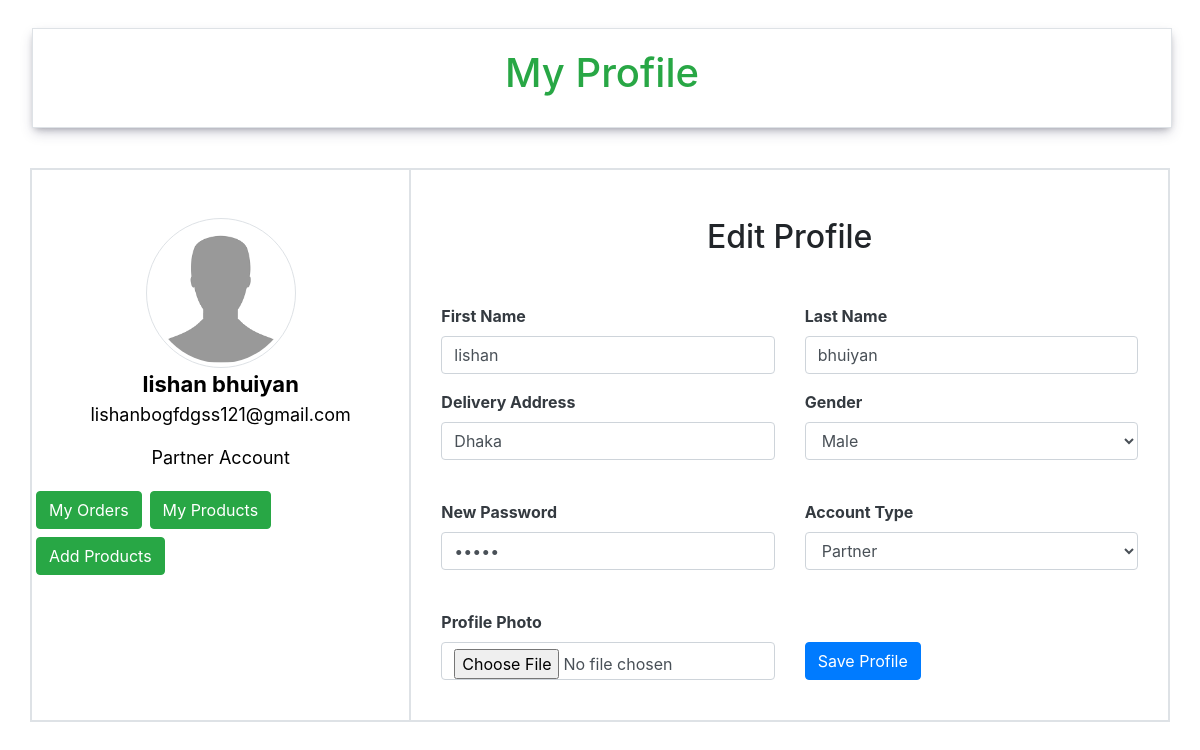
Page /myAccount.php (signed in) on the committed database.
### tables this page shows
CREATE TABLE `users` (
  `ID` int(11) NOT NULL,
  `Date` timestamp NOT NULL DEFAULT current_timestamp(),
  `FirstName` varchar(50) NOT NULL,
  `LastName` varchar(50) NOT NULL,
  `EmailAddress` varchar(255) NOT NULL,
  `PhoneNumber` varchar(20) NOT NULL,
  `Gender` text NOT NULL,
  `AccountType` text NOT NULL,
  `Password` varchar(255) NOT NULL,
  `UserAddress` varchar(255) NOT NULL,
  `account_status` varchar(20) NOT NULL DEFAULT 'pending'
);

### myAccount.php (the view, shortened to what this page needs)
<?php
$conn = mysqli_connect('localhost', 'root', '', 'project');
$user_id = $_SESSION['ID'];
$sql = "SELECT * FROM users WHERE ID = '$user_id'";
$result = mysqli_query($conn, $sql);
if (mysqli_num_rows($result) > 0) {
    $row = mysqli_fetch_assoc($result);
}
?>
<!DOCTYPE html>
<html lang="en">
<head>
    <link rel="stylesheet" href="CSS/myAccount.css">
    <link rel="stylesheet" href="https://cdn.jsdelivr.net/npm/bootstrap@4.3.1/dist/css/bootstrap.min.css"
>
</head>
<body>
    <div class="container">
    <div id="title" class=" border text-center text-success mt-30">
        <h1>My Profile</h1>
        </div>
        <div class="row border  mt-5 mb-5">
            <div class="col-lg-4 border ">
                <?php
                if ($row['Gender'] == "Male") {
                    $profile = "Resources/Images/male_profile.png";
                } else {
                    $profile = "Resources/Images/female_profile.jpg";
                }
                echo "<div class='row  mt-5'>";
                echo "<img class='img-fluid rounded-circle img-thumbnail mx-auto' width='150' height='150'  src='" . $profile . "' alt='" . $row['FirstName'] . "' width='200' height='200'>";
                echo "</div>";
                echo "<div class='row'>";
                echo "<p class='mx-auto m-0' style='color:black; font-weight:bold; font-size:22px'>" . $row['FirstName'] . " " . $row['LastName'] . "</p>";
                echo "</div>";
                echo "<div class='row m-0'>";
                echo "<p class='mx-auto' style='color:black; font-weight:light; font-size:18px'>" . $row['EmailAddress'] . "</p>";
                echo "</div>";
                $accountType = $row['AccountType'];
                if($accountType == 'User') {
                    echo "<div class='row m-0'>";
                    echo "<p class='mx-auto' style='color:black; font-weight:light; font-size:18px'>" . "User Account "  . "</p>";
                    echo "</div>";
                    echo "<div class='row mx-auto'>";
                    echo "<a class='btn btn-success m-1' href='MyOrders.php'>My Orders</a>";
                    echo "<a class='btn btn-success m-1' href='MyProducts.php'>My Cart</a>";
                    echo "</div>";
                } else {
                    echo "<div class='row m-0'>";
                    echo "<p class='mx-auto' style='color:black; font-weight:light; font-size:18px'>" . "Partner Account "  . "</p>";
                    echo "</div>";
                    echo "<div class='row'>";
                    echo "<a class='btn btn-success m-1' href='MyOrders.php'>My Orders</a>";
                    echo "<a class='btn btn-success m-1' href='MyProducts.php'>My Products</a>";
                    echo "<a class='btn btn-success m-1' href='addproduct.php'>Add Products</a>";
                    echo "</div>";
                }
                ?>
            </div>
            <div class="col-lg-8 border ">
                <div class="container">
                    <div class="row">
                        <h2 class="mx-auto m-5">Edit Profile</h2>
                    </div>
                    <form class="row" method="POST" enctype="multipart/form-data">
                        <div class="col-6">
                            <div class="form-group">
                                <label class="font-weight-bold text-dark" for="product_name">First Name</label>
                                <input type="text" class="form-control" name="FirstName" value=<?php echo $row['FirstName'] ?>>
                            </div>
                            <div class="form-group">
                                <label class="font-weight-bold text-dark" for="">Delivery Address</label><br>
                                <input type="text" class="form-control" name="UserAddress" value=<?php echo $row['UserAddress'] ?>></input><br>
                            </div>
                            <div class="form-group">
                                <label class="font-weight-bold text-dark" for="">New Password</label><br>
                                <input type="password" class="form-control" name="Password" value=<?php echo $row['Password'] ?>></input><br>
                            </div>
                            <div class="form-group">
                                <label class="font-weight-bold text-dark" for="">Profile Photo</label><br>
                                <input class="form-control" type="file" name="ProfileImage"><br>
                            </div>
                        </div>
                        <div class="col-6">
                            <div class="form-group">
                                <label class="font-weight-bold text-dark" for="LastName">Last Name</label>
                                <input type="text" class="form-control" name="LastName" value=<?php echo $row['LastName'] ?>>
                            </div>
                            <label class="font-weight-bold text-dark " for="">Gender</label><br>
                            <select class="form-control options" name="Gender" value=<?php echo $row['Gender'] ?>>
                                <option value="Male">Male</option>
                            </select><br>
                            <label class="font-weight-bold text-dark mt-3" for="">Account Type</label><br>
                            <select class="form-control options" name="AccountType" value=<?php echo $row['AccountType'] ?>>
                                <option value="Partner">Partner</option>
                            </select><br><br>
                            <div class="form-group">
                                <label class="font-weight-bold text-dark" for=""></label><br>
                                <button class="f btn btn-primary" type="submit" value="Submit">Save Profile</button>
                            </div>
                        </div>
                    </form>
                </div>
            </div>
        </div>
    </div>
</body>
</html>

### CSS/myAccount.css (style rules this page uses)
#title { height: 100px; width: 1140px; padding-top: 20px; font-weight: bold; margin-top: 20px !important; box-shadow: rgba(50, 50, 93, 0.25) 0px 6px 12px -2px, rgba(0, 0, 0, 0.3) 0px 3px 7px -3px !important; position: relative; top: 8px; right: 13px; }

### rows in the picture
users: FirstName "lishan", LastName "bhuiyan", EmailAddress "lishanbogfdgss121@gmail.com", UserAddress "Dhaka", Gender "Male", AccountType "Partner"
